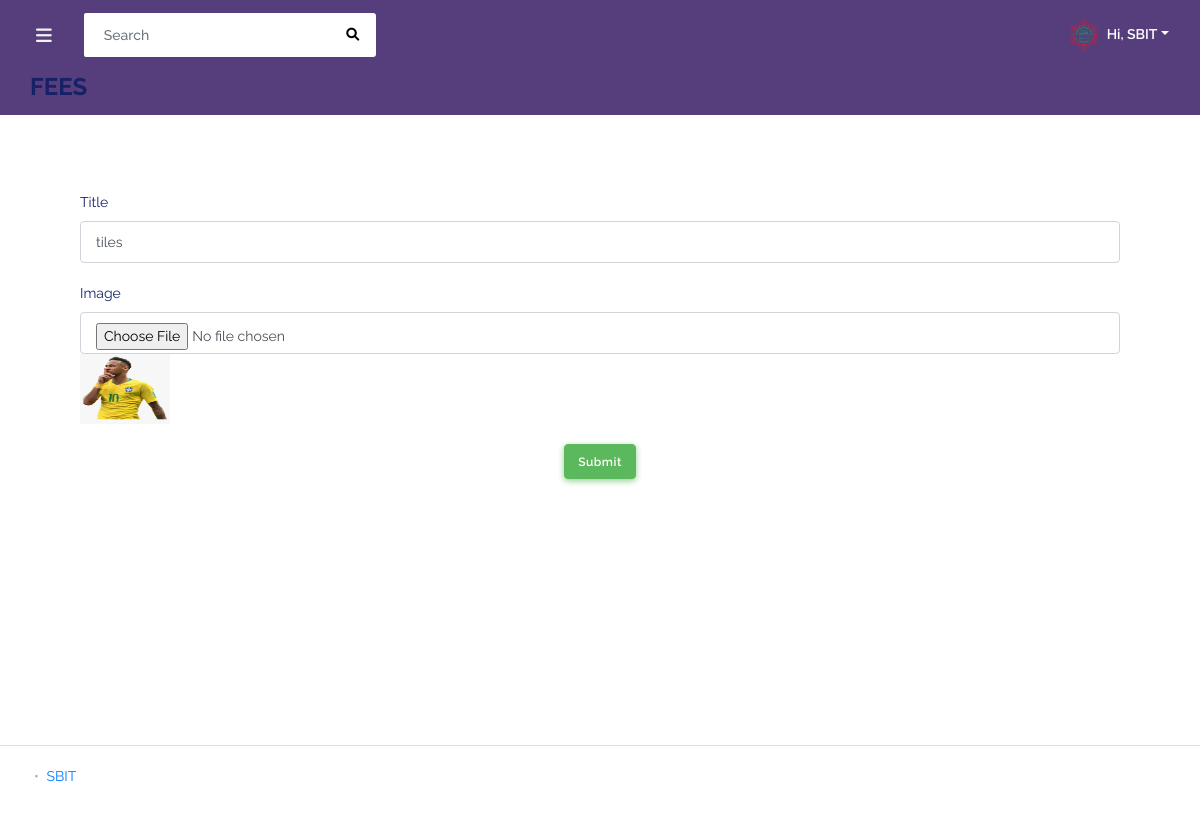
Screenshot of /backend/admin/website_settings/fees.php (signed in) with the database file from the repository.
### tables this page shows
CREATE TABLE `fees` (
  `id` int(200) NOT NULL,
  `title` varchar(255) NOT NULL,
  `image` varchar(20) NOT NULL
);

### database/connection.php (called while the page is built, shortened)
<?php
class database
{
  public $hostadress="localhost";
  public $username="root";
  public $password="";
  public $database="dynamicschool_database";
  private function database()
  {
    $this->link=new mysqli($this->hostadress,$this->username,$this->password,$this->database);
  }
}
?>

### backend/admin/website_settings/fees.php (the view, shortened to what this page needs)
<?php
include('../layouts/header.php');
?>
        <div class="main-content">
            <section class="section">
                <div class="form-header">
                    <h4>FEES</h4>
                </div>
                <div class="form-section">
                    <?php
                    $sql=$db->link->query("SELECT * FROM `fees` WHERE `id`=1");
                    if($sql)
                    {
                        $showdata=$sql->fetch_assoc();
                    }
                    ?>
                    <form method="post" enctype="multipart/form-data">
                        <div class="input-single-box">
                            <label>Title</label>
                            <input type="text" name="title" class="form-control"  value="<?php echo $showdata['title'];?>" required>
                        </div>
                        <div class="input-single-box">
                            <label>Image</label>
                            <input type="file" name="image" class="form-control" >
                            <?php
                            $path='../../asset/img/fees/'.$showdata['image'];
                            if(file_exists($path))
                            {
                                ?>
                                <img src="../../asset/img/fees/<?php echo $showdata['image'];?>" class="img-fulid" height="70px;" width="90px;">
                                <?php
                            }
                            ?>
                        </div>
                        <div class="input-single-box" style="text-align: center;">
                            <input type="submit" name="save" class="btn btn-success" id="save">
                        </div>
                    </form>
                </div>
            </section>
        </div>
<?php include('../layouts/footer.php'); ?>

### rows the page displays
fees: title "tiles", image (picture)

### other values shown
$_SESSION['username'] "SBIT"
